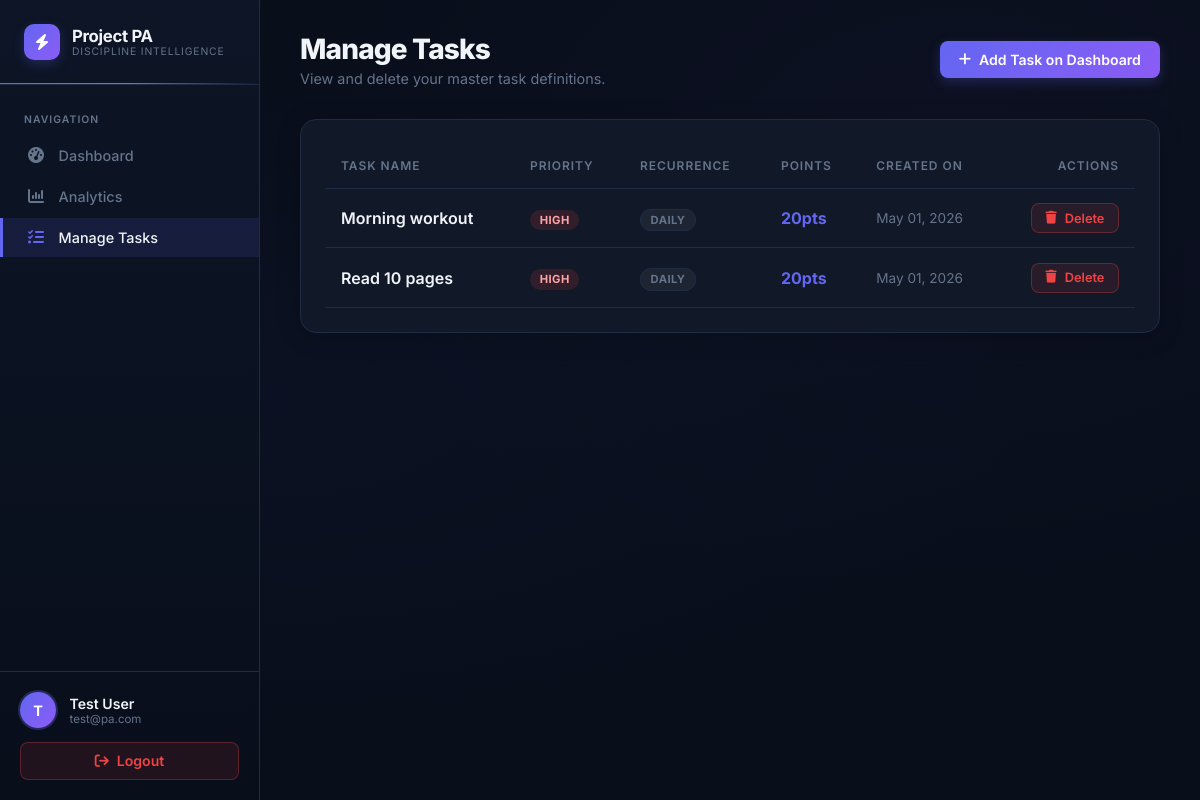
The page /manage (signed in) on the database its author committed.
### models.py (models this page shows, shortened)
class User(db.Model, UserMixin):
    id = db.Column(db.Integer, primary_key=True)
    name = db.Column(db.String(100), nullable=False)
    email = db.Column(db.String(120), unique=True, nullable=False)
    password_hash = db.Column(db.String(255), nullable=False)
    streak_count = db.Column(db.Integer, default=0)
    tasks = db.relationship('Task', backref='user', lazy=True)
    scores = db.relationship('Score', backref='user', lazy=True)

class Task(db.Model):
    id = db.Column(db.Integer, primary_key=True)
    user_id = db.Column(db.Integer, db.ForeignKey('user.id'), nullable=False)
    title = db.Column(db.String(200), nullable=False)
    priority = db.Column(db.String(20), nullable=False)  # High, Medium, Low
    recurrence_type = db.Column(db.String(50), default='one-time')  # one-time, daily
    date_created = db.Column(db.DateTime, default=lambda: datetime.now(timezone.utc))
    instances = db.relationship('TaskInstance', backref='task', lazy=True, cascade="all, delete-orphan")
    @property
    def point_value(self):
        return {'High': 20, 'Medium': 10, 'Low': 5}.get(self.priority, 0)

### app.py (the view)
@app.route('/manage')
@login_required
def manage():
    tasks = Task.query.filter_by(user_id=current_user.id).order_by(Task.date_created.desc()).all()
    return render_template('manage.html', tasks=tasks)

### app.py (called while the page is built)
@login_manager.user_loader
def load_user(user_id):
    return db.session.get(User, int(user_id))

### templates/manage.html (shortened to what this page needs)
{% extends "base.html" %}
{% block content %}
<div class="page-header animate-fade-in">
    <div>
        <h1 class="page-title">Manage Tasks</h1>
        <p class="page-subtitle">View and delete your master task definitions.</p>
    </div>
    <a href="{{ url_for('dashboard') }}" class="btn btn-primary">
        <i class="fa-solid fa-plus"></i> Add Task on Dashboard
    </a>
</div>
<div class="card animate-fade-in d1">
    <div class="table-container">
        <table>
            <thead>
                <tr>
                    <th>Task Name</th>
                    <th>Priority</th>
                    <th>Recurrence</th>
                    <th>Points</th>
                    <th>Created On</th>
                    <th style="text-align:right;">Actions</th>
                </tr>
            </thead>
            <tbody>
                {% for task in tasks %}
                <tr>
                    <td style="font-weight:600;">{{ task.title }}</td>
                    <td><span class="badge badge-{{ task.priority|lower }}">{{ task.priority }}</span></td>
                    <td><span class="badge badge-recurrence">{{ task.recurrence_type|title }}</span></td>
                    <td style="font-weight:700; color:var(--primary);">{{ task.point_value }}pts</td>
                    <td style="color:var(--text-muted); font-size:0.85rem;">{{ task.date_created.strftime('%b %d, %Y') }}</td>
                    <td style="text-align:right;">
                        <a href="{{ url_for('delete_task', task_id=task.id) }}" class="btn btn-danger" style="padding:0.4rem 0.85rem; font-size:0.8rem;" onclick="return confirm('Delete this task and all its history forever?')">
                            <i class="fa-solid fa-trash"></i> Delete
                        </a>
                    </td>
                </tr>
                {% endfor %}
            </tbody>
        </table>
    </div>
</div>
{% endblock %}

### templates/base.html (shortened to what this page needs)
<!DOCTYPE html>
<html lang="en">
<head>
    <link rel="stylesheet" href="https://cdnjs.cloudflare.com/ajax/libs/font-awesome/6.4.0/css/all.min.css">
    <link rel="stylesheet" href="{{ url_for('static', filename='css/style.css') }}">
</head>
<body>
{% if current_user.is_authenticated %}
<aside class="sidebar">
    <a href="{{ url_for('dashboard') }}" class="sidebar-header" style="text-decoration:none;">
        <div class="sidebar-logo-icon"><i class="fa-solid fa-bolt"></i></div>
        <div class="sidebar-logo-text">
            <div class="brand-name">Project PA</div>
            <div class="brand-sub">Discipline Intelligence</div>
        </div>
    </a>
    <nav class="sidebar-menu">
        <div class="menu-section-label">Navigation</div>
        <a href="{{ url_for('dashboard') }}" class="menu-item {% if request.endpoint == 'dashboard' %}active{% endif %}">
            <i class="fa-solid fa-gauge-high"></i> Dashboard
        </a>
        <a href="{{ url_for('analytics') }}" class="menu-item {% if request.endpoint == 'analytics' %}active{% endif %}">
            <i class="fa-solid fa-chart-column"></i> Analytics
        </a>
        <a href="{{ url_for('manage') }}" class="menu-item {% if request.endpoint == 'manage' %}active{% endif %}">
            <i class="fa-solid fa-list-check"></i> Manage Tasks
        </a>
    </nav>
    <div class="sidebar-footer">
        <div class="user-info">
            <div class="user-avatar">{{ current_user.name[0]|upper }}</div>
            <div>
                <div class="user-name">{{ current_user.name }}</div>
                <div class="user-email">{{ current_user.email }}</div>
            </div>
        </div>
        <a href="{{ url_for('logout') }}" class="btn btn-danger" style="width:100%; justify-content:center;">
            <i class="fa-solid fa-arrow-right-from-bracket"></i> Logout
        </a>
    </div>
</aside>
<main class="main-content">
    {% block content %}{% endblock %}
</main>
{% endif %}
</body>
</html>

### rows shown on the page
User: name "T", name "Test User", email "test@pa.com"
Task: title "Morning workout", priority "HIGH", recurrence_type "DAILY", point_value "20", date_created "May 01, 2026"
Task: title "Read 10 pages", priority "HIGH", recurrence_type "DAILY", point_value "20", date_created "May 01, 2026"
